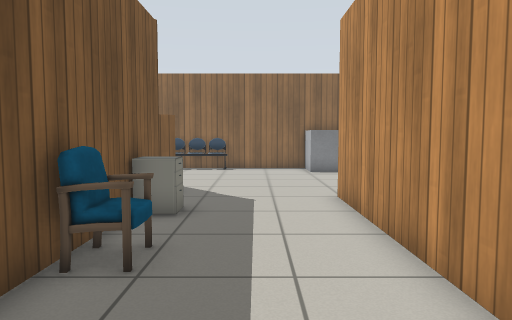
[1] (above)

17 first-person views from a walk through a robot-simulator world made for Gazebo. The camera is 0.9 m above the floor, tilts 4° down and sees 70° across. The lines on the ground mark 1 m squares. The floor is counted in squares, 0.5 m on a side. Each view is taken from the middle of a square. On the plan, view 1 faces up. The plan holds only what a view shows up to about 18 squares ahead; the rest is blank. Gazebo's built-in surfaces are drawn with simple patterns.

[2]
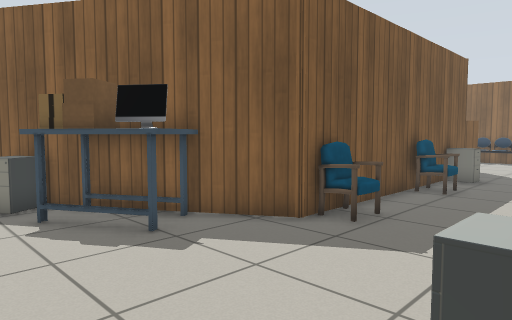

[3]
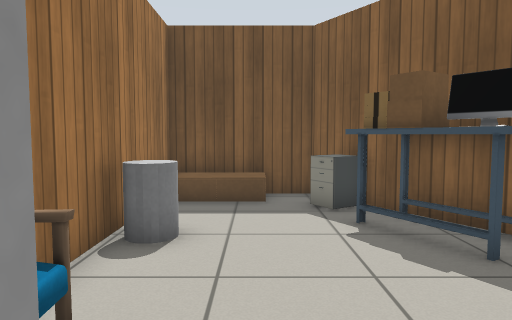

[4]
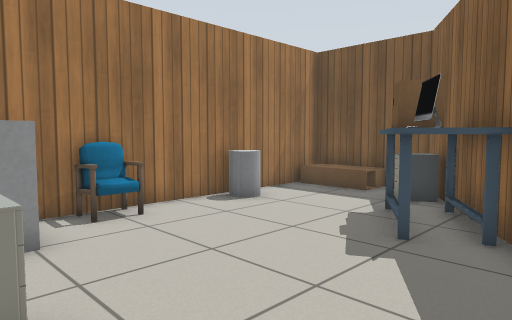

[5]
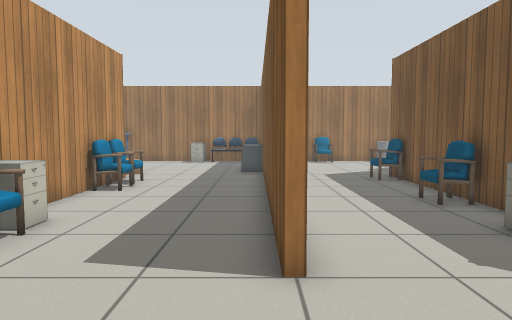

[6]
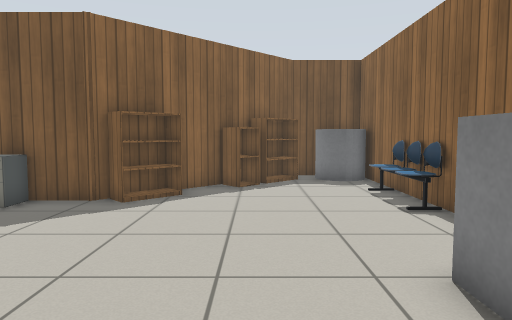

[7]
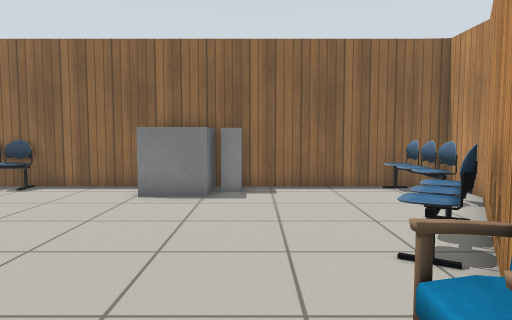

[8]
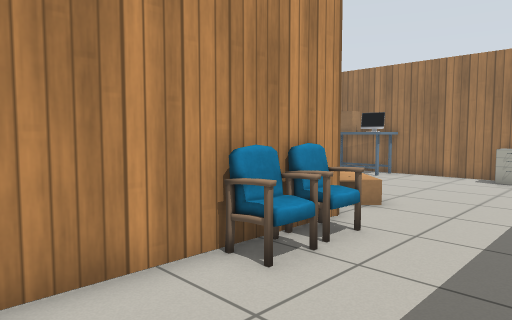

[9]
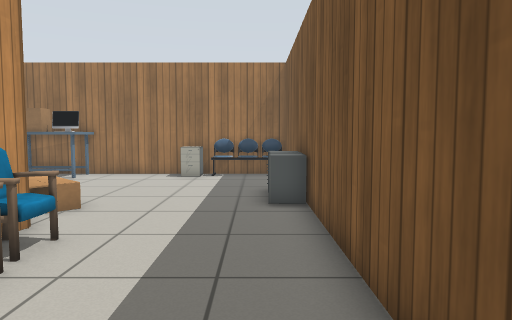

[10]
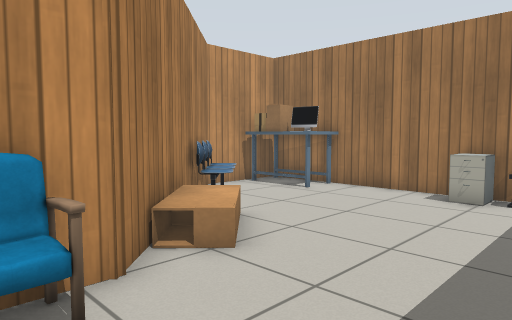

[11]
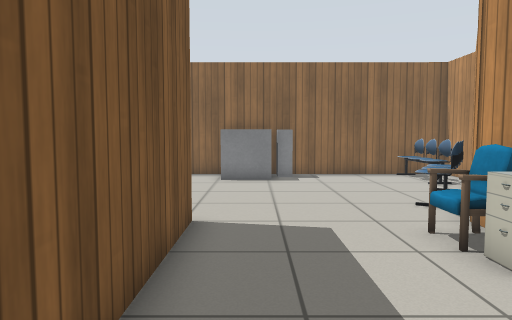

[12]
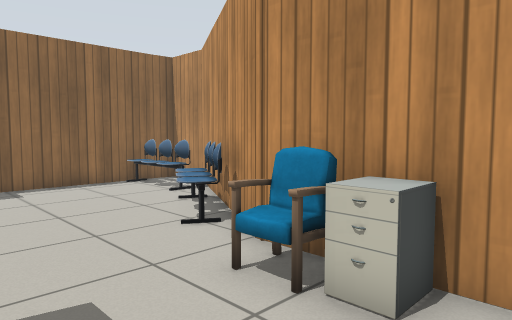

[13]
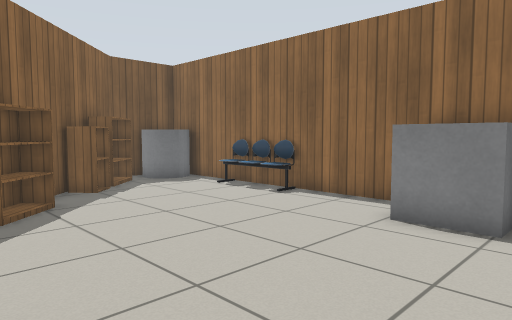

[14]
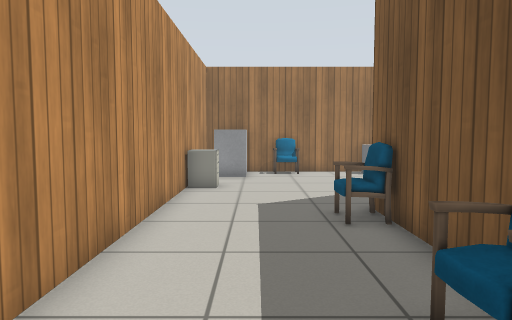

[15]
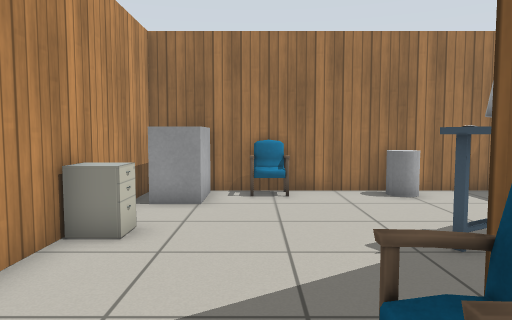

[16]
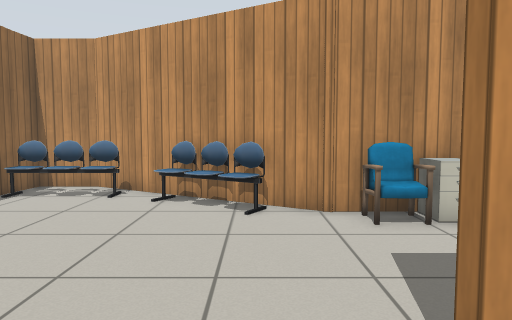

[17]
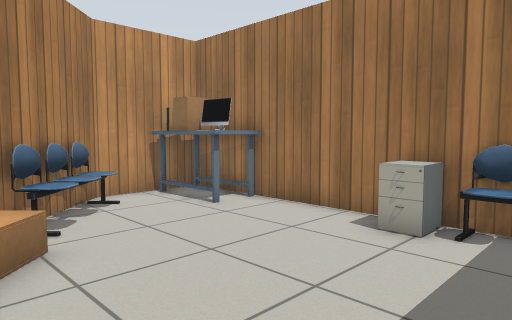

### Floor plan
Points are (right, up) in squares from view 1. A wall is a line through its corners. A room is listed if a view was taken in it or the views show most of it. See-through windows are left out.
Room 1 (views 1, 2, 3, 4, 7, 8, 9, 10, 11, 12, 13, 14, 15, 17)
walls: (2.4, -1.5) (2.4, 10.5); (2.7, -5.4) (2.7, -8.4); (2.4, -7.5) (2.4, -5.4); (8.4, 3) (8.4, 10.3) (9.5, 12.2); (2.6, -9.6) (14.6, -9.6) (14.6, -6.1) (8.4, 0) (8.4, 1.3); (2.7, 10.5) (2.7, -1.5); (-2.8, 10.6) (-2.8, -0.8) (-10, -5.3) (-10, -9.6) (2.4, -9.6)
ways out: opening at (3.5, 11.1) to room 2
objects: coffee table (-10, -9) to (-9, -7); office chair (-8, -5); desk (-7, -5) to (-4, -3); grey cylinder (-6, -9) to (-5, -9); chair (-2, -9) to (-1, -9); chair (-2, 0) to (-2, 1); chair (-2, 5) to (-2, 6); office chair (-2, 8) to (-2, 9); grey box (1, -9) to (2, -8); office chair (2, -5) to (2, -4); chair (3, -9) to (5, -9); other object (3, -5); other object (3, -4); office chair (3, -3) to (3, -2); office chair (6, -9) to (7, -9); chair (7, 3) to (8, 3); chair (7, 9) to (8, 9); chair (8, 1) to (8, 2); office chair (8, 8); coffee table (9, -3) to (11, -1); chair (11, -6) to (13, -4); desk (12, -9) to (14, -8)
Room 2 (views 5, 6, 16)
walls: (2.4, 10.5) (2.7, 10.5); (9.5, 12.2) (12.5, 17.4) (12.5, 19.5) (-9, 19.5) (-9, 16.6) (-2.8, 10.6)
ways out: opening at (3.5, 11.1) to room 1
objects: bookshelf (-8, 15) to (-7, 16); grey cylinder (-8, 18) to (-7, 19); cabinet (-6, 14) to (-6, 15); bookshelf (-4, 12) to (-3, 13); chair (-4, 19) to (-2, 19); grey box (3, 18) to (4, 19); grey box (5, 19); chair (8, 12) to (10, 14); chair (10, 16) to (11, 19)

Where each view was taken, in squares from view 1:
view 1: 0 up, 0 right, facing up
view 2: 7 down, 2 right, facing up-left
view 3: 7 down, 1 right, facing left
view 4: 1 down, 2 right, facing down-left
view 5: 15 up, 3 right, facing down
view 6: 15 up, 7 right, facing left
view 7: 7 up, 6 right, facing up
view 8: 7 up, 4 right, facing down-right
view 9: 7 up, 4 right, facing down
view 10: 2 up, 4 right, facing down-right
view 11: 3 up, 4 right, facing up
view 12: 6 up, 4 right, facing up-right
view 13: 10 up, 6 right, facing up-left
view 14: 8 up, 0 right, facing down
view 15: 2 up, 1 left, facing down
view 16: 12 up, 0 right, facing right
view 17: 2 down, 4 right, facing down-right
